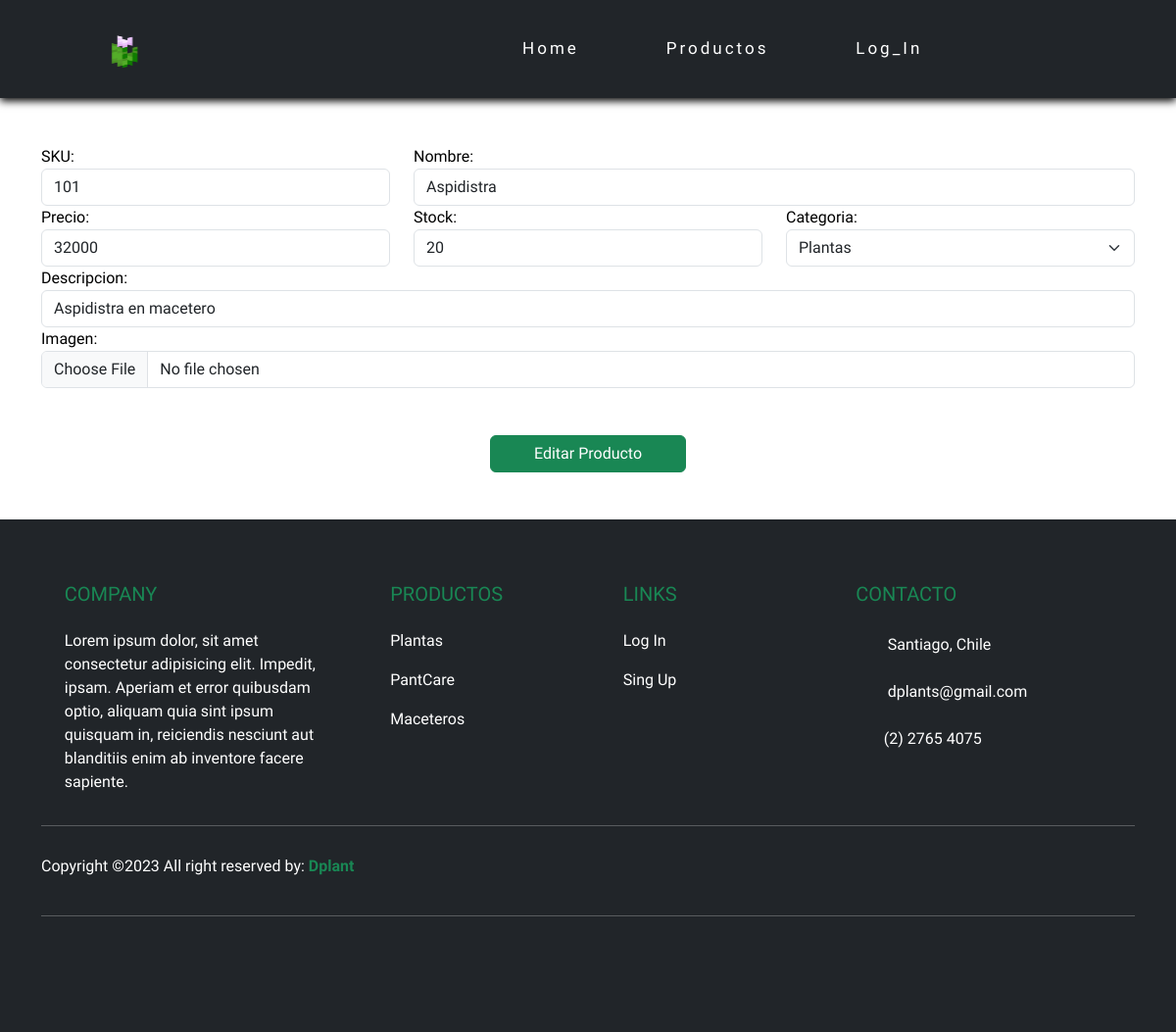
/editarProducto/101, run on the app's committed database.
### apps/Tienda/models.py (models this page shows, shortened)
class Producto(models.Model):
    sku = models.CharField(primary_key=True,max_length=15)
    nombre = models.CharField(max_length=50)
    precio = models.IntegerField()
    stock = models.IntegerField()
    fecha = models.DateField(auto_now_add=True)
    descripcion = models.CharField(max_length=120)
    imagenUrl = models.ImageField(upload_to="imgProducto")
    categoriaId = models.ForeignKey(Categoria, on_delete=models.CASCADE)

class Categoria(models.Model):
    id_categoria = models.IntegerField(primary_key=True)
    nombre_categoria = models.CharField(max_length=22)

### apps/Tienda/views.py (the view)
# urls.py: path('editarProducto/<sku>',cargarEditarProducto),
def cargarEditarProducto(request,sku):
    productoEdit = Producto.objects.get(sku = sku)
    categoria = Categoria.objects.all()
    return render(request,"editProducto.html",{"prod":productoEdit, "cate":categoria })

### apps/Tienda/templates/editProducto.html (shortened to what this page needs)
{% extends './base.html' %}
{% load static %}
{% block body %}
    <div class="container mt-5">
        <form id="formularioAgregar" action="/editarProducto" method="POST" enctype="multipart/form-data">{% csrf_token %}
            <div class="row">
                <div class="col-md-4">
                    <label for="txtSku">SKU:</label>
                    <input readonly value="{{prod.sku}}" name="txtSku" id="txtSku" type="text" class="form-control">
                </div>
                <div class="col-md-8">
                    <label for="txtnombre">Nombre:</label>
                    <input value="{{prod.nombre}}" name="txtnombre" id="txtnombre" type="text" class="form-control">
                </div>
                <div class="col-md-4">
                    <label for="txtprecio">Precio:</label>
                    <input value="{{prod.precio}}" name="txtprecio" id="txtprecio" type="text" class="form-control">
                </div>
                <div class="col-md-4">
                    <label for="txtStock">Stock:</label>
                    <input value="{{prod.stock}}" name="txtStock" id="txtStock" type="text" class="form-control">
                </div>
                <div class="col-md-4">
                    <label for="cmbCategoria">Categoria:</label>
                    <select  id="cmbCategoria" name="cmbCategoria" class="form-select" aria-label="Default select example">
                        {% for c in cate %}
                        <option  value="{{c.id_categoria}}" {% if c.id_categoria == prod.categoriaId.id_categoria %} selected {% endif %}>
                            {{c.nombre_categoria}}
                        </option>
                        {% endfor %}
                    </select>
                </div>
                <div class="col-md-12">
                    <label for="txtDescripcion">Descripcion:</label>
                    <input value="{{prod.descripcion}}" name="txtDescripcion" id="txtDescripcion" type="text" class="form-control">
                </div>
                <div class="col-md-12">
                    <label for="txtImagen">Imagen:</label>
                    <input name="txtImagen" id="txtImagen" type="file" class="form-control">
                </div>
            </div>
            <div class="row d-flex justify-content-around">
                <button class="btn btn-success mt-5 mb-5" type="submit" style="width: 200px;">Editar Producto</button>
            </div>
        </form>
    </div>
{% endblock %}

### apps/Tienda/static/css/style.css (style rules this page uses)
body { font-family: 'Wix Madefor Display', sans-serif; overflow-x: hidden; }
body { color: var(--text); background-color: var(--background); }

### data on the page
Producto: txtSku "101", txtnombre "Aspidistra", txtprecio "32000", txtStock "20", cmbCategoria "Plantas", txtDescripcion "Aspidistra en macetero"
